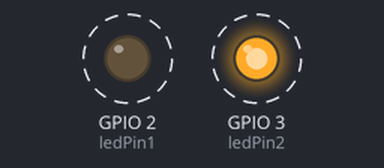
The sketch below on a simulated ESP32-C3. Parts: output pins drawn as LEDs (lit = HIGH). Dashed ring = blinking.

Above: at 0.2 s.
Timing chart, 0 to 3.0 s (numbered marks = the images above):
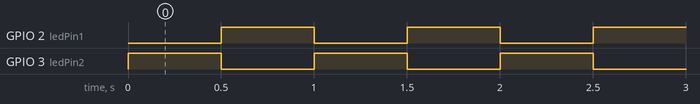

Measured:
- by itself, GPIO 2 (ledPin1), GPIO 3 (ledPin2): alternates HIGH for 0.50 s and LOW for 0.50 s

The sketch:

control_ritmico_LEDS.ino
```cpp
// Programa para ESP32-C3 Mini que controla 2 LEDs de forma rítmica
// LEDs conectados en los pines 2 y 3

const int ledPin1 = 2;  // Pin del primer LED
const int ledPin2 = 3;  // Pin del segundo LED

// Variables para el ritmo
unsigned long previousMillis = 0;
const long interval = 500;  // Intervalo entre cambios en milisegundos
bool ledState1 = LOW;
bool ledState2 = HIGH;

void setup() {
  // Configurar pines como salida
  pinMode(ledPin1, OUTPUT);
  pinMode(ledPin2, OUTPUT);

  // Estado inicial
  digitalWrite(ledPin1, ledState1);
  digitalWrite(ledPin2, ledState2);
}

void loop() {
  unsigned long currentMillis = millis();

  // Verificar si ha pasado el intervalo de tiempo
  if (currentMillis - previousMillis >= interval) {
    previousMillis = currentMillis;

    // Cambiar estados de los LEDs
    ledState1 = !ledState1;
    ledState2 = !ledState2;

    // Aplicar nuevos estados
    digitalWrite(ledPin1, ledState1);
    digitalWrite(ledPin2, ledState2);
  }
}
```
